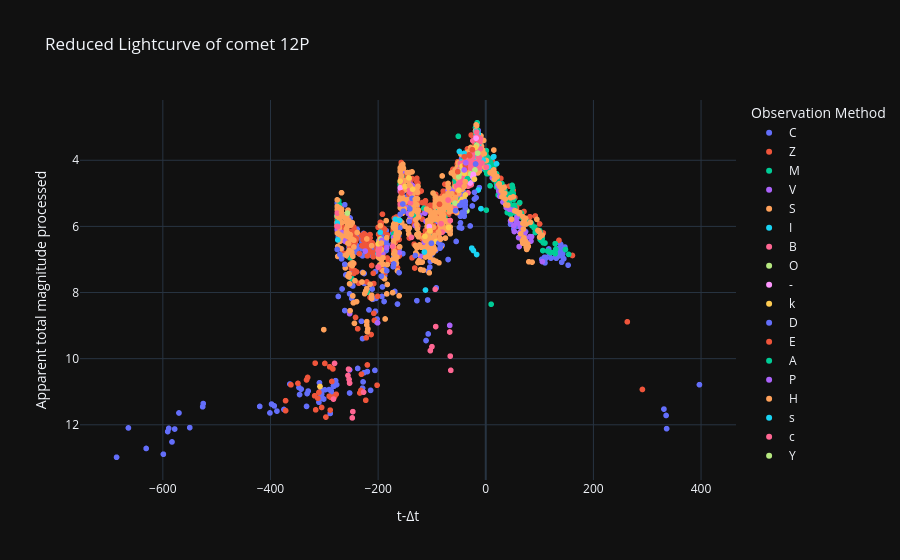

Source (notebook cell):
### Code cell
# Curva de luz reducida
labels = {'delta_t':'t-Δt','magnitud_reducida':'Apparent total magnitude processed', 'obs_method_key' : 'Observation Method'}
fig = px.scatter(curva_de_luz_procesada_df, x='delta_t', y='magnitud_reducida', color='obs_method_key', template= 'plotly_dark', labels= labels, title=f'Reduced Lightcurve of comet {nombre_cometa}')
fig.update_yaxes(autorange="reversed")
fig.show()

### Figure 1 — Plotly figure (JSON) as saved in the notebook; plotly's stock layout.template omitted (floating-point values rounded to 4 significant figures; data arrays with more than 128 entries replaced by an {"elided": "..."} marker saying what was removed)
{"data": [{"hovertemplate": "Observation Method=C<br>t-Δt=%{x}<br>Apparent total magnitude processed=%{y}<extra></extra>", "legendgroup": "C", "marker": {"color": "#636efa", "symbol": "circle"}, "mode": "markers", "name": "C", "showlegend": true, "type": "scattergl", "x": {"elided": "362 int values"}, "xaxis": "x", "y": {"elided": "362 float values"}, "yaxis": "y"}, {"hovertemplate": "Observation Method=Z<br>t-Δt=%{x}<br>Apparent total magnitude processed=%{y}<extra></extra>", "legendgroup": "Z", "marker": {"color": "#EF553B", "symbol": "circle"}, "mode": "markers", "name": "Z", "showlegend": true, "type": "scattergl", "x": {"elided": "443 int values"}, "xaxis": "x", "y": {"elided": "443 float values"}, "yaxis": "y"}, {"hovertemplate": "Observation Method=M<br>t-Δt=%{x}<br>Apparent total magnitude processed=%{y}<extra></extra>", "legendgroup": "M", "marker": {"color": "#00cc96", "symbol": "circle"}, "mode": "markers", "name": "M", "showlegend": true, "type": "scattergl", "x": {"elided": "414 int values"}, "xaxis": "x", "y": {"elided": "414 float values"}, "yaxis": "y"}, {"hovertemplate": "Observation Method=V<br>t-Δt=%{x}<br>Apparent total magnitude processed=%{y}<extra></extra>", "legendgroup": "V", "marker": {"color": "#ab63fa", "symbol": "circle"}, "mode": "markers", "name": "V", "showlegend": true, "type": "scattergl", "x": [105, 85, 84, 82, 74, 73, 72, 71, 69, 68, 67, 65, 64, 63, 62, 61, 59, 58, 57, 53, 52, 51, 46, 44, 38, 32, 26, 25, 24, 23, 22, 12, -19, -21, -35, -38, -38, -38, -40, -40, -40, -43, -44, -44, -45, -48, -49, -56, -63, -69, -70, -72, -80, -84, -85, -87, -88, -92, -99, -101, -111, -113, -113, -114, -121, -123, -131, -136, -137, -141, -141, -142, -143, -144, -148, -153, -154, -155, -159, -159, -161, -171, -172, -184, -192, -194, -197, -199, -200, -201, -224, -253, -253, -253, -262, -266, -267, -268, -271, -274, -275, -276, -276, -308], "xaxis": "x", "y": [7.064, 6.311, 6.443, 6.308, 6.357, 6.188, 6.318, 6.149, 6.109, 6.137, 6.066, 6.025, 5.955, 6.182, 6.611, 6.338, 5.895, 5.721, 5.849, 6.155, 5.982, 5.508, 5.834, 5.483, 5.428, 5.264, 5.09, 4.911, 4.932, 4.752, 4.771, 4.531, 3.312, 4.172, 4.431, 4.349, 4.649, 4.549, 4.593, 5.093, 4.593, 4.708, 4.379, 4.879, 4.45, 4.364, 5.033, 4.924, 4.914, 5.034, 4.902, 5.243, 5.604, 5.487, 5.858, 5.802, 5.871, 5.358, 5.764, 5.81, 5.851, 5.601, 6.301, 6.475, 6.906, 5.66, 5.98, 4.773, 4.752, 5.77, 4.77, 4.951, 4.63, 5.611, 5.434, 4.64, 4.322, 4.204, 4.633, 4.933, 6.799, 6.335, 6.52, 6.641, 6.831, 6.905, 6.566, 6.64, 6.828, 8.915, 6.746, 8.638, 10.34, 5.938, 6.445, 6.303, 6.193, 6.282, 6.151, 5.719, 6.008, 6.097, 6.097, 10.84], "yaxis": "y"}, {"hovertemplate": "Observation Method=S<br>t-Δt=%{x}<br>Apparent total magnitude processed=%{y}<extra></extra>", "legendgroup": "S", "marker": {"color": "#FFA15A", "symbol": "circle"}, "mode": "markers", "name": "S", "showlegend": true, "type": "scattergl", "x": {"elided": "643 int values"}, "xaxis": "x", "y": {"elided": "643 float values"}, "yaxis": "y"}, {"hovertemplate": "Observation Method=I<br>t-Δt=%{x}<br>Apparent total magnitude processed=%{y}<extra></extra>", "legendgroup": "I", "marker": {"color": "#19d3f3", "symbol": "circle"}, "mode": "markers", "name": "I", "showlegend": true, "type": "scattergl", "x": [20, 15, 14, 5, -5, -9, -12, -13, -14, -14, -14, -15, -17, -17, -18, -21, -23, -23, -25, -26, -26, -27, -30, -31, -38, -40, -42, -45, -45, -46, -47, -47, -112, -114, -160, -168, -196, -200, -200, -275, -276], "xaxis": "x", "y": [4.107, 3.89, 3.903, 4.194, 3.994, 5.463, 3.927, 3.513, 3.199, 3.599, 4.899, 3.884, 3.25, 6.85, 3.13, 4.072, 4.028, 6.728, 3.682, 6.659, 6.659, 3.838, 3.863, 4.037, 4.149, 3.793, 4.037, 4.05, 4.15, 4.222, 4.092, 4.092, 7.925, 6.775, 5.816, 5.782, 6.178, 6.828, 6.728, 6.408, 5.897], "yaxis": "y"}, {"hovertemplate": "Observation Method=B<br>t-Δt=%{x}<br>Apparent total magnitude processed=%{y}<extra></extra>", "legendgroup": "B", "marker": {"color": "#FF6692", "symbol": "circle"}, "mode": "markers", "name": "B", "showlegend": true, "type": "scattergl", "x": [1, -7, -10, -10, -11, -12, -12, -13, -13, -14, -15, -15, -16, -16, -16, -17, -17, -19, -19, -21, -21, -21, -23, -24, -24, -24, -25, -25, -26, -27, -27, -27, -28, -28, -30, -31, -32, -33, -33, -33, -34, -34, -35, -41, -42, -44, -44, -44, -45, -46, -46, -46, -46, -46, -47, -47, -48, -49, -49, -50, -50, -50, -54, -54, -55, -56, -66, -70, -81, -83, -84, -138, -140, -141, -142, -158, -158, -159, -173, -198, -199, -199, -199, -200, -200, -200, -275, -275, -276, -276], "xaxis": "x", "y": [4.208, 4.083, 3.652, 3.352, 3.441, 3.927, 4.227, 3.913, 4.213, 3.299, 3.384, 3.784, 3.365, 4.065, 3.565, 3.65, 3.15, 3.312, 3.312, 4.172, 4.172, 4.072, 4.128, 3.408, 3.908, 4.108, 3.782, 4.282, 4.159, 4.738, 4.138, 3.838, 4.712, 4.012, 4.163, 4.037, 4.211, 4.984, 4.784, 4.084, 4.657, 4.157, 4.031, 4.067, 4.137, 4.279, 4.479, 4.479, 4.35, 4.422, 4.622, 4.322, 4.422, 4.622, 4.692, 4.092, 4.264, 4.833, 4.333, 4.303, 4.703, 4.903, 4.785, 5.285, 5.354, 5.424, 5.823, 5.202, 6.175, 5.917, 6.187, 6.332, 5.291, 4.97, 4.851, 4.951, 4.651, 5.333, 6.603, 6.653, 6.84, 6.74, 6.74, 7.228, 7.228, 6.728, 6.008, 6.008, 5.597, 5.997], "yaxis": "y"}, {"hovertemplate": "Observation Method=O<br>t-Δt=%{x}<br>Apparent total magnitude processed=%{y}<extra></extra>", "legendgroup": "O", "marker": {"color": "#B6E880", "symbol": "circle"}, "mode": "markers", "name": "O", "showlegend": true, "type": "scattergl", "x": [-15, -17, -20, -28, -34, -35, -36, -47, -49, -50, -57, -195], "xaxis": "x", "y": [3.784, 3.55, 4.292, 4.412, 4.557, 5.531, 4.605, 4.392, 4.333, 4.503, 5.294, 6.392], "yaxis": "y"}, {"hovertemplate": "Observation Method=-<br>t-Δt=%{x}<br>Apparent total magnitude processed=%{y}<extra></extra>", "legendgroup": "-", "marker": {"color": "#FF97FF", "symbol": "circle"}, "mode": "markers", "name": "-", "showlegend": true, "type": "scattergl", "x": [-18, -23, -24, -29, -39, -105, -159], "xaxis": "x", "y": [3.33, 4.428, 4.508, 4.687, 5.22, 6.005, 4.833], "yaxis": "y"}, {"hovertemplate": "Observation Method=k<br>t-Δt=%{x}<br>Apparent total magnitude processed=%{y}<extra></extra>", "legendgroup": "k", "marker": {"color": "#FECB52", "symbol": "circle"}, "mode": "markers", "name": "k", "showlegend": true, "type": "scattergl", "x": [-19, -21, -38, -38, -40, -40, -44, -44, -48, -50, -69, -92, -104, -113, -136, -143, -150, -159, -200, -308], "xaxis": "x", "y": [3.612, 4.572, 5.049, 5.249, 5.193, 4.393, 5.179, 4.179, 5.264, 4.903, 6.034, 6.458, 6.131, 6.301, 4.873, 4.53, 4.796, 4.633, 6.528, 10.84], "yaxis": "y"}, {"hovertemplate": "Observation Method=D<br>t-Δt=%{x}<br>Apparent total magnitude processed=%{y}<extra></extra>", "legendgroup": "D", "marker": {"color": "#636efa", "symbol": "circle"}, "mode": "markers", "name": "D", "showlegend": true, "type": "scattergl", "x": [-19, -21, -38, -38, -38, -40, -40, -44, -44, -48, -56, -84, -85, -87, -101, -131, -137, -141, -142, -153, -154, -159, -161, -171, -172, -184, -194, -262, -268, -271, -276], "xaxis": "x", "y": [4.112, 4.972, 5.349, 5.449, 5.249, 5.693, 5.593, 5.579, 5.279, 5.364, 5.524, 6.587, 6.658, 6.502, 6.51, 6.88, 5.152, 5.47, 5.851, 5.54, 5.322, 5.633, 7.399, 7.135, 7.22, 7.341, 7.505, 7.145, 6.982, 6.851, 6.697], "yaxis": "y"}, {"hovertemplate": "Observation Method=E<br>t-Δt=%{x}<br>Apparent total magnitude processed=%{y}<extra></extra>", "legendgroup": "E", "marker": {"color": "#EF553B", "symbol": "circle"}, "mode": "markers", "name": "E", "showlegend": true, "type": "scattergl", "x": [-25, -30, -31, -38, -38, -40, -52, -59, -86, -156], "xaxis": "x", "y": [3.682, 3.863, 3.837, 4.249, 4.149, 3.893, 4.345, 5.034, 5.33, 4.987], "yaxis": "y"}, {"hovertemplate": "Observation Method=A<br>t-Δt=%{x}<br>Apparent total magnitude processed=%{y}<extra></extra>", "legendgroup": "A", "marker": {"color": "#00cc96", "symbol": "circle"}, "mode": "markers", "name": "A", "showlegend": true, "type": "scattergl", "x": [-34], "xaxis": "x", "y": [4.557], "yaxis": "y"}, {"hovertemplate": "Observation Method=P<br>t-Δt=%{x}<br>Apparent total magnitude processed=%{y}<extra></extra>", "legendgroup": "P", "marker": {"color": "#ab63fa", "symbol": "circle"}, "mode": "markers", "name": "P", "showlegend": true, "type": "scattergl", "x": [-37, -40, -67, -193], "xaxis": "x", "y": [4.076, 4.293, 8.993, 6.419], "yaxis": "y"}, {"hovertemplate": "Observation Method=H<br>t-Δt=%{x}<br>Apparent total magnitude processed=%{y}<extra></extra>", "legendgroup": "H", "marker": {"color": "#FFA15A", "symbol": "circle"}, "mode": "markers", "name": "H", "showlegend": true, "type": "scattergl", "x": [-38, -40, -56, -63, -84, -85, -87, -88, -101, -131, -137, -141, -142, -153, -154, -159, -161, -171, -172, -184, -194, -262, -268, -271, -276, -276], "xaxis": "x", "y": [4.649, 4.793, 5.124, 5.014, 6.387, 6.358, 6.202, 6.171, 5.71, 5.18, 4.352, 4.37, 4.751, 4.24, 4.122, 4.233, 6.199, 5.935, 6.02, 6.341, 6.505, 5.745, 5.582, 5.451, 5.397, 5.197], "yaxis": "y"}, {"hovertemplate": "Observation Method=s<br>t-Δt=%{x}<br>Apparent total magnitude processed=%{y}<extra></extra>", "legendgroup": "s", "marker": {"color": "#19d3f3", "symbol": "circle"}, "mode": "markers", "name": "s", "showlegend": true, "type": "scattergl", "x": [-49], "xaxis": "x", "y": [3.733], "yaxis": "y"}, {"hovertemplate": "Observation Method=c<br>t-Δt=%{x}<br>Apparent total magnitude processed=%{y}<extra></extra>", "legendgroup": "c", "marker": {"color": "#FF6692", "symbol": "circle"}, "mode": "markers", "name": "c", "showlegend": true, "type": "scattergl", "x": [-65, -66, -67, -93, -94, -100, -103, -227, -247, -248, -253, -254, -255, -256, -281, -283], "xaxis": "x", "y": [10.35, 9.923, 9.193, 9.03, 7.902, 9.637, 9.758, 11.01, 11.6, 11.79, 10.74, 10.63, 10.32, 10.51, 10.14, 11.22], "yaxis": "y"}, {"hovertemplate": "Observation Method=Y<br>t-Δt=%{x}<br>Apparent total magnitude processed=%{y}<extra></extra>", "legendgroup": "Y", "marker": {"color": "#B6E880", "symbol": "circle"}, "mode": "markers", "name": "Y", "showlegend": true, "type": "scattergl", "x": [-257], "xaxis": "x", "y": [5.597], "yaxis": "y"}], "layout": {"legend": {"title": {"text": "Observation Method"}, "tracegroupgap": 0}, "title": {"text": "Reduced Lightcurve of comet 12P"}, "xaxis": {"anchor": "y", "domain": [0, 1], "title": {"text": "t-Δt"}}, "yaxis": {"anchor": "x", "autorange": "reversed", "domain": [0, 1], "title": {"text": "Apparent total magnitude processed"}}}}
